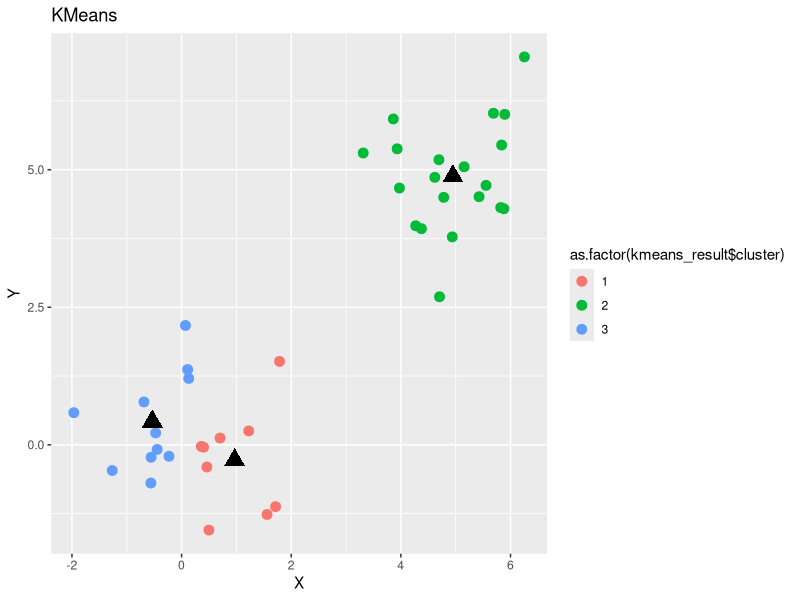

Reproduce this figure in R.
set.seed(123)
x <- c(rnorm(20, mean = 0), rnorm(20, mean = 5))
y <- c(rnorm(20, mean = 0), rnorm(20, mean = 5))

data <- data.frame(x, y)
head(data)

k <- 3
set.seed(123)
kmeans_result <- kmeans(data, centers = k, nstart = 25)

kmeans_result$cluster

library("ggplot2")
ggplot(data, aes(x, y, color=as.factor(kmeans_result$cluster))) + geom_point(size=3) + 
  geom_point(data=as.data.frame(kmeans_result$centers), aes(x, y), color="black", size=5, shape=17)+
  labs(title="KMeans", x="X", y="Y")
